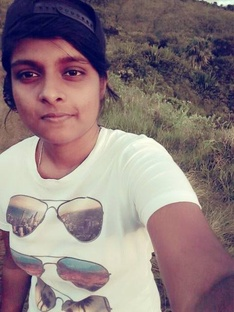
#> input picture Lab2/assets/ImageA.jpg, 234 x 312 px, shrunk from 480 x 640 before the run, found by its file name
$ jupyter execute SIFTImage_Match.ipynb
#> lines starting #> are read from the running program, lines starting #| are printed output that depends on the picture
[cell 1]
import cv2
import numpy as np

# Load the Right image
img = cv2.imread('ImageA.jpg')  # Replace 'image.jpg' with your image file
#> img is the input picture: shape (312, 234, 3); mean B, G, R 124.8, 122.1, 140.2
# Convert the image to grayscale
gray = cv2.cvtColor(img, cv2.COLOR_BGR2GRAY)
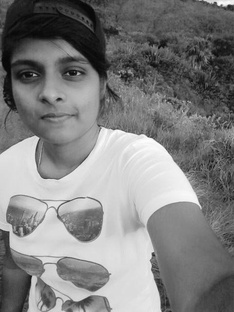
#> gray: shape (312, 234); min 5, max 254, mean 127.9
# Create SIFT object
sift = cv2.SIFT_create()
# Detect keypoints and compute descriptors
keypoints, descriptors = sift.detectAndCompute(gray, None)
#> keypoints = 429 keypoints; strongest (x, y, size): (59, 99, 2.7), (153, 254, 2.4), (78, 73, 1.8), (34, 280, 4.3)
# Draw keypoints on the image (optional)
img_with_keypoints = cv2.drawKeypoints(gray, keypoints, img)
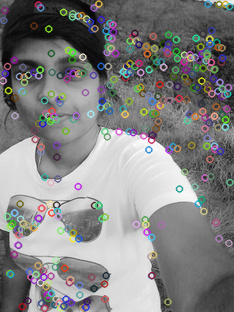
#> img_with_keypoints: shape (312, 234, 3); mean B, G, R 130.4, 130.4, 130.5
# Display the image with keypoints
cv2.imshow('SIFT Keypoints', img_with_keypoints)
cv2.waitKey(0)
cv2.destroyAllWindows()
# Print the number of keypoints detected
print("Number of keypoints detected:", len(keypoints))
#| Number of keypoints detected: 429
# Print the shape of the descriptors
print("Shape of descriptors:", descriptors.shape) # Should be (number of keypoints, 128)
#| Shape of descriptors: (429, 128)
# Example of matching with brute force matcher.

# Load a second image Left Part
img2 = cv2.imread('imageB.jpg') # Replace 'image2.jpg' with your second image file
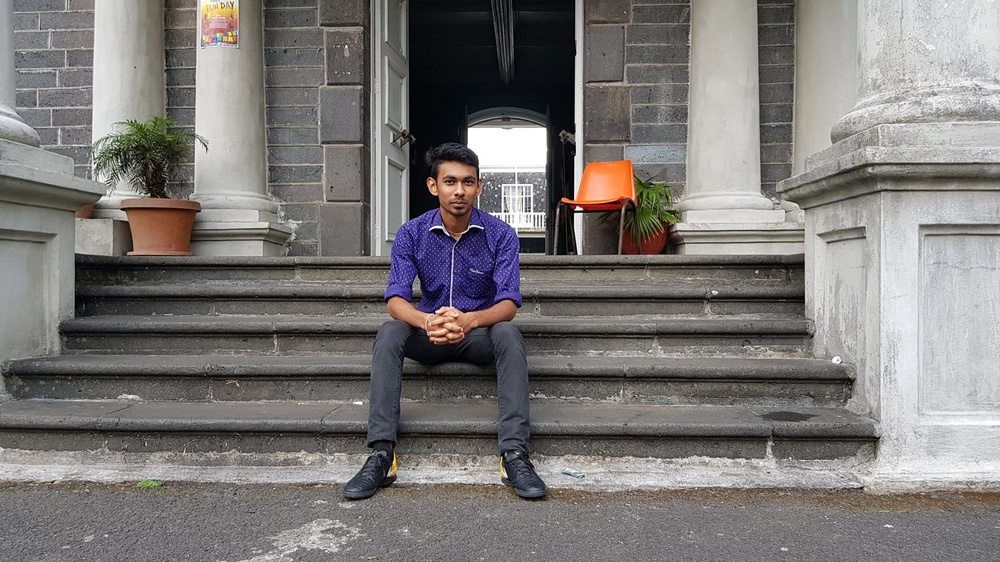
#> input picture Lab2/assets/ImageB.jpg, 1000 x 562 px, shrunk from 2048 x 1152 before the run, found by its file name
#> img2 is the input picture: shape (562, 1000, 3); mean B, G, R 118.9, 120.6, 123.9
gray2 = cv2.cvtColor(img2, cv2.COLOR_BGR2GRAY)
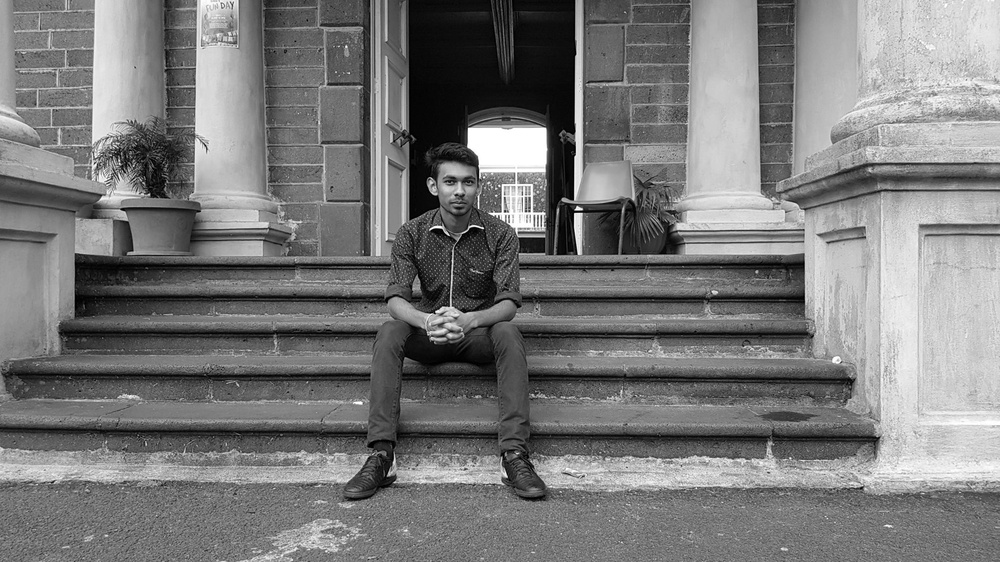
#> gray2: shape (562, 1000); min 0, max 255, mean 121.4
keypoints2, descriptors2 = sift.detectAndCompute(gray2, None)
#> keypoints2 = 2488 keypoints; strongest (x, y, size): (578, 208, 2.9), (581, 209, 1.9), (578, 218, 7), (575, 214, 1.9)
# Create a brute-force matcher
bf = cv2.BFMatcher()
matches = bf.knnMatch(descriptors, descriptors2, k=2) # k=2 means find the best 2 matches
#> matches = 429 matches
# Apply ratio test to filter good matches (Lowe's ratio test)
good_matches = []
for m,n in matches:
    if m.distance < 0.75*n.distance:  #Adjust the 0.75 threshold to tune the matching performance
        good_matches.append([m])
#> after the loop, good_matches = []
# Draw the good matches
img_matches = cv2.drawMatchesKnn(img,keypoints,img2,keypoints2,good_matches,None,flags=cv2.DrawMatchesFlags_NOT_DRAW_SINGLE_POINTS)
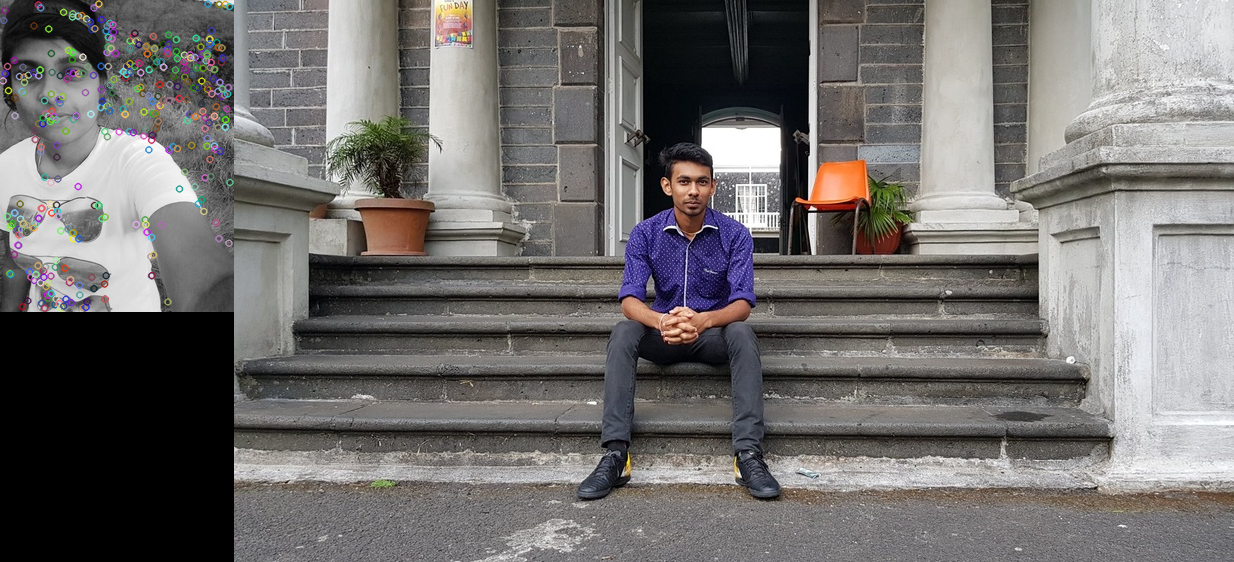
#> img_matches: shape (562, 1234, 3); mean B, G, R 110, 111.5, 114.1
cv2.imshow("Matches", img_matches)
cv2.waitKey(0)
cv2.destroyAllWindows()
